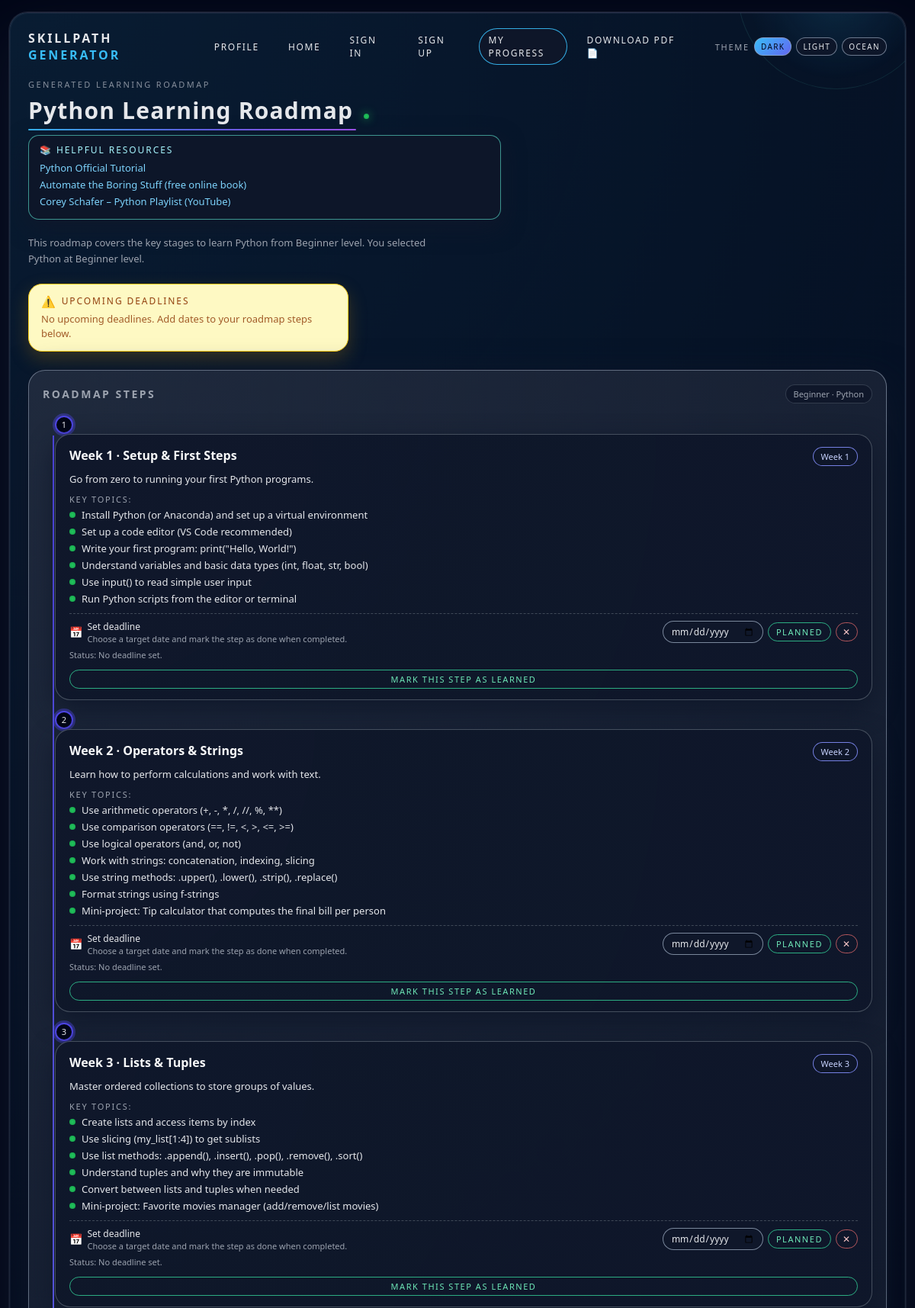
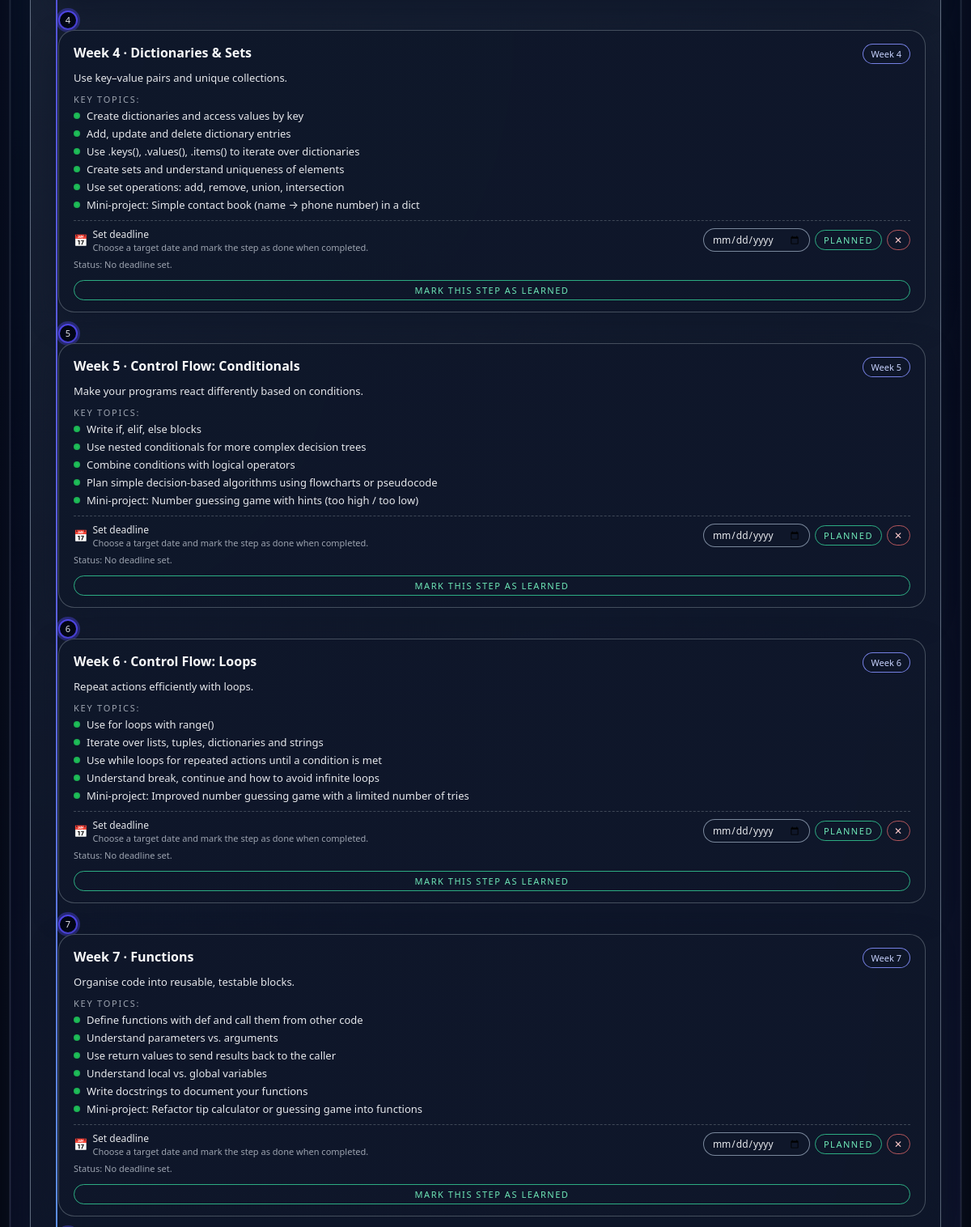
The page /roadmap/ (signed in, upper part) on the database its author committed (2 pictures, top to bottom).
### core/models.py (models this page shows, shortened)
class RoadmapStep(models.Model):
    language = models.CharField(max_length=100)
    title = models.CharField(max_length=255)
    week = models.IntegerField()
    level = models.CharField(max_length=100)

### core/views.py (the view, shortened to what this page needs)
# urls.py: path('roadmap/', views.roadmap, name='roadmap'),
def roadmap(request):
    mode = (request.GET.get("mode") or "language").strip() or "language"
    raw_language = request.GET.get("language") or "Python"
    raw_level = request.GET.get("level") or "Beginner"
    language, level, steps, title, subtitle = build_language_roadmap(
        request.user, raw_language, raw_level
    )
    resources = LANGUAGE_RESOURCE_LINKS.get(language, {}).get(level, [])
    pdf_url = reverse("roadmap_pdf")
    pdf_download_url = (
        f"{pdf_url}?mode=language"
        f"&language={quote_plus(language)}"
        f"&level={quote_plus(level)}"
    )
    return render(
        request,
        "core/roadmap.html",
        {
            "mode": "language",
            "language": language,
            "level": level,
            "title": title,
            "subtitle": subtitle,
            "steps": steps,               # has topics, db_id, is_completed
            "resources": resources,
            "pdf_download_url": pdf_download_url,
        },
    )

### core/templates/core/roadmap.html (shortened to what this page needs)
{% extends 'core/base.html' %}
{% block main %}
<div class="header" data-roadmap-meta
     data-language="{{ language|default_if_none:'' }}"
     data-level="{{ level|default_if_none:'' }}">
    <div class="title-block">
        <div class="title-eyebrow">Generated Learning Roadmap</div>
        <div class="title-main">
            <span class="title-highlight">{{ title }}</span>
            <span class="title-dot"></span>
        </div>
        {% if resources %}
<div class="resource-panel">
    <div class="resource-title">📚 Helpful Resources</div>
    <ul class="resource-list">
        {% for r in resources %}
        <li><a href="{{ r.url }}" target="_blank" rel="noopener noreferrer">{{ r.label }}</a></li>
        {% endfor %}
    </ul>
</div>
{% endif %}
        <p class="subtitle">
            {{ subtitle }}
        </p>
    </div>
</div>
<div class="roadmap-layout">
    <div class="deadline-summary-wrapper">
        <div class="deadline-summary-card">
            <div class="deadline-summary-title">
                <span class="deadline-summary-title-icon">⚠️</span>
                <span>Upcoming deadlines</span>
            </div>
            <div class="deadline-summary-body js-deadline-summary-body">
            </div>
        </div>
    </div>
    <div class="roadmap-main-card">
        <div class="roadmap-main-header">
            <h2>Roadmap steps</h2>
            <div class="pill-soft">
                {{ level }} · {{ language|default_if_none:"" }}
            </div>
        </div>
        <div class="roadmap-body">
            <div class="roadmap-timeline">
                <div class="roadmap-timeline-line"></div>
            </div>
            <div class="roadmap-steps">
                {% for step in steps %}
                <div class="roadmap-step-row">
                    <div class="step-badge">{{ step.number }}</div>
                    <div class="step-card"
                         data-step-number="{{ step.number }}">
                        <div class="step-header">
                            <div class="step-title">{{ step.title }}</div>
                            <div class="step-duration-pill">{{ step.duration }}</div>
                        </div>
                        <div class="step-summary">{{ step.summary }}</div>
                        <div class="step-topics-title">Key topics:</div>
                        <ul class="step-topics-list">
                            {% for topic in step.topics %}
                            <li class="step-topics-item">
                                <div class="step-topics-bullet"></div>
                                <div>{{ topic }}</div>
                            </li>
                            {% endfor %}
                        </ul>
                        <div class="step-footer-row">
                            <div class="deadline-row">
                                <div class="deadline-left">
                                    <span class="deadline-icon">📅</span>
                                    <div>
                                        <div class="deadline-label-main">Set deadline</div>
                                        <div class="deadline-label-sub">
                                            Choose a target date and mark the step as done when completed.
                                        </div>
                                    </div>
                                </div>
                                <div class="deadline-right">
                                    <input type="date"
                                           class="deadline-input"
                                           data-deadline-input
                                           data-step="{{ step.number }}">
                                    <button type="button"
                                            class="deadline-status-btn"
                                            data-deadline-done
                                            data-step="{{ step.number }}">
                                        Planned
                                    </button>
                                    <button type="button"
                                            class="deadline-clear-btn"
                                            data-deadline-clear
                                            data-step="{{ step.number }}">
                                        ✕
                                    </button>
                                </div>
                            </div>
                            <div class="step-status-note" data-step-status-note data-step="{{ step.number }}">
                            </div>
                            {% if user.is_authenticated and step.db_id %}
                            <form method="post"
                                  action="{% url 'toggle_progress' step.db_id %}"
                                  style="margin-top:6px;">
                                <button type="submit"
                                        class="deadline-status-btn{% if step.is_completed %} done{% endif %}">
                                    {% if step.is_completed %}
                                        Marked as learned
                                    {% else %}
                                        Mark this step as learned
                                    {% endif %}
                                </button>
                            </form>
                            {% endif %}
                        </div>
                    </div>
                </div>
                {% endfor %}
            </div>
        </div>
    </div>
</div>
{% endblock %}

### core/templates/core/base.html (style rules this page uses)
* { box-sizing: border-box; margin: 0; padding: 0; font-family: system-ui, -apple-system, BlinkMacSystemFont, "Segoe UI", sans-serif; }
body { min-height: 100vh; background: radial-gradient(circle at top, #020617 0, #020617 35%, #020617 40%, #000 100%); padding: 16px 12px; color: #e5e7eb; transition: background 0.4s ease, color 0.3s ease; }
.header { position: relative; z-index: 1; margin-bottom: 22px; }
.title-block { max-width: 620px; }
.title-eyebrow { font-size: 11px; letter-spacing: 0.22em; text-transform: uppercase; color: #9ca3af; opacity: 0.85; }
.title-main { margin-top: 6px; font-size: 30px; font-weight: 750; letter-spacing: 0.04em; display: inline-flex; align-items: baseline; gap: 10px; }
.title-highlight { position: relative; padding-right: 4px; }
.title-highlight::after { content: ""; position: absolute; left: 0; bottom: -6px; width: 100%; height: 2px; border-radius: 999px; background: linear-gradient(90deg, #38bdf8, #6366f1, #a855f7); opacity: 0.9; }
.title-dot { width: 7px; height: 7px; border-radius: 999px; background: radial-gradient(circle, #22c55e, #16a34a); box-shadow: 0 0 12px rgba(34, 197, 94, 0.8); }
.subtitle { margin-top: 14px; font-size: 13px; color: #9ca3af; max-width: 540px; line-height: 1.6; }
.pill-soft { font-size: 11px; padding: 4px 10px; border-radius: 999px; background: rgba(15, 23, 42, 0.94); border: 1px solid rgba(55, 65, 81, 0.9); color: #9ca3af; }
form { display: grid; gap: 18px; }
button { border: none; cursor: pointer; border-radius: 999px; padding: 11px 20px; font-size: 13px; font-weight: 500; letter-spacing: 0.08em; text-transform: uppercase; display: inline-flex; align-items: center; justify-content: center; gap: 8px; transition: transform 0.08s ease, box-shadow 0.08s ease, background 0.2s ease, opacity 0.2s ease; }

### rows shown on the page
RoadmapStep: number "1", title "Week 1 · Setup & First Steps", duration "Week 1", summary "Go from zero to running your first Python programs.", topics "Install Python (or Anaconda) and set up a virtual environment" "Set up a code editor (VS Code recommended)" "Write your first program: print(\"Hello, World!\")" "Understand variables and basic data types (int, float, str, bool)" "Use input() to read simple user input" "Run Python scripts from the editor or terminal"
RoadmapStep: number "2", title "Week 2 · Operators & Strings", duration "Week 2", summary "Learn how to perform calculations and work with text.", topics "Use arithmetic operators (+, -, *, /, //, %, **)" "Use comparison operators (==, !=, <, >, <=, >=)" "Use logical operators (and, or, not)" "Work with strings: concatenation, indexing, slicing" "Use string methods: .upper(), .lower(), .strip(), .replace()" "Format strings using f-strings" "Mini-project: Tip calculator that computes the final bill per person"
RoadmapStep: number "3", title "Week 3 · Lists & Tuples", duration "Week 3", summary "Master ordered collections to store groups of values.", topics "Create lists and access items by index" "Use slicing (my_list[1:4]) to get sublists" "Use list methods: .append(), .insert(), .pop(), .remove(), .sort()" "Understand tuples and why they are immutable" "Convert between lists and tuples when needed" "Mini-project: Favorite movies manager (add/remove/list movies)"
RoadmapStep: number "4", title "Week 4 · Dictionaries & Sets", duration "Week 4", summary "Use key–value pairs and unique collections.", topics "Create dictionaries and access values by key" "Add, update and delete dictionary entries" "Use .keys(), .values(), .items() to iterate over dictionaries" "Create sets and understand uniqueness of elements" "Use set operations: add, remove, union, intersection" "Mini-project: Simple contact book (name → phone number) in a dict"
RoadmapStep: number "5", title "Week 5 · Control Flow: Conditionals", duration "Week 5", summary "Make your programs react differently based on conditions.", topics "Write if, elif, else blocks" "Use nested conditionals for more complex decision trees" "Combine conditions with logical operators" "Plan simple decision-based algorithms using flowcharts or pseudocode" "Mini-project: Number guessing game with hints (too high / too low)"
RoadmapStep: number "6", title "Week 6 · Control Flow: Loops", duration "Week 6", summary "Repeat actions efficiently with loops.", topics "Use for loops with range()" "Iterate over lists, tuples, dictionaries and strings" "Use while loops for repeated actions until a condition is met" "Understand break, continue and how to avoid infinite loops" "Mini-project: Improved number guessing game with a limited number of tries"
RoadmapStep: number "7", title "Week 7 · Functions", duration "Week 7", summary "Organise code into reusable, testable blocks.", topics "Define functions with def and call them from other code" "Understand parameters vs. arguments" "Use return values to send results back to the caller" "Understand local vs. global variables" "Write docstrings to document your functions" "Mini-project: Refactor tip calculator or guessing game into functions"

### other values the page prints
{{ title }} "Python Learning Roadmap"
{{ r.label }} "Python Official Tutorial" "Automate the Boring Stuff (free online book)" "Corey Schafer – Python Playlist (YouTube)"
{{ subtitle }} "This roadmap covers the key stages to learn Python from Beginner level. You selected Python at Beginner level."
{{ level }} "Beginner"
{{ language|default_if_none:"" }} "Python"
